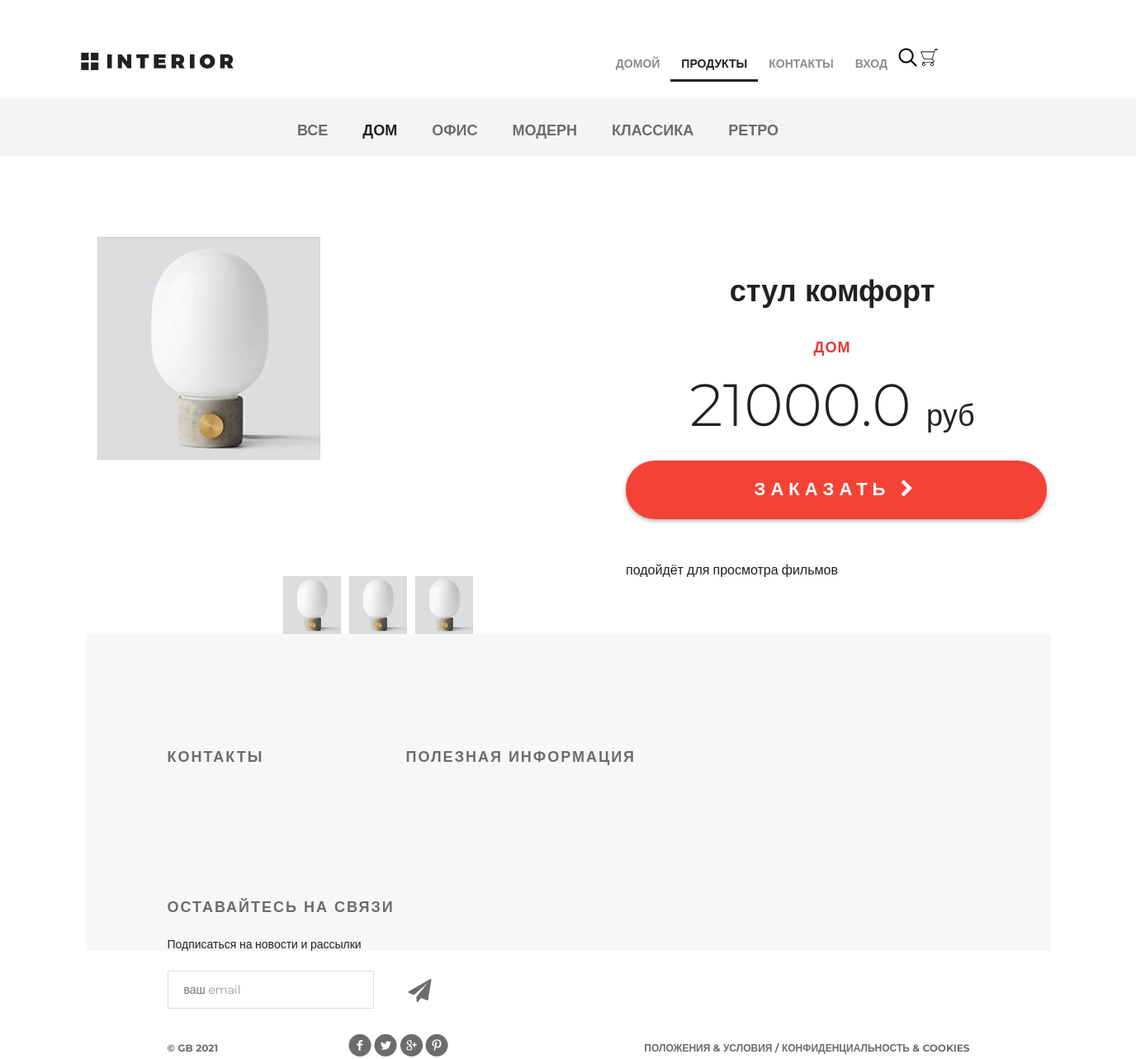
Page /products/product/1/ on the committed database.
### mainapp/models.py (models this page shows, shortened)
class ProductCategory(models.Model):
    name = models.CharField(max_length=64, unique=True, verbose_name='имя')
    description = models.TextField(verbose_name='описание', blank=True)
    is_active = models.BooleanField(db_index=True, verbose_name='активность', default=True)

class Product(models.Model):
    category = models.ForeignKey(ProductCategory, on_delete=models.CASCADE)
    name = models.CharField(max_length=128, verbose_name='имя')
    image = models.ImageField(upload_to='products_images', blank=True)
    short_desc = models.CharField(max_length=64, verbose_name='краткое описание', blank=True)
    description = models.TextField(blank=True, verbose_name='описание')
    price = models.DecimalField(verbose_name='цена', max_digits=8, decimal_places=2, default=0)
    quantity = models.PositiveSmallIntegerField(verbose_name='количество на складе', default=0)
    is_active = models.BooleanField(db_index=True, verbose_name='активность', default=True)

### mainapp/views.py (the view)
# urls.py: path('product/<int:pk>/', mainapp.product, name='product'),
def product(request, pk):
    title = 'продукт'
    content = {
        'title': title,
        'links_menu': ProductCategory.objects.filter(is_active=True).select_related(),
        'product': get_object_or_404(Product, pk=pk),
    }
    return render(request, 'mainapp/product.html', content)

### mainapp/context_processors.py (called while the page is built)
def basket(request):
    basket_list = []
    if request.user.is_authenticated:
        basket_list = Basket.get_items(request.user)
    return {
        'basket': basket_list
    }

### mainapp/templates/mainapp/product.html (shortened to what this page needs)
{% extends 'mainapp/base.html' %}
{% load static %}
{% block menu %}
    <div class="hero-white">
        <div class="header clearfix">
            {% include 'mainapp/includes/inc_menu.html' %}
        </div>
    </div>
    <div class="links clearfix">
        {% include 'mainapp/includes/inc_categories_menu.html' %}
    </div>
{% endblock %}
{% block content %}
    <div class="details">
        <div class="details-products">
            <div class="details-slider">
                <div class="slider-product">
                    <img src="/media/{{ product.image }}" alt="{{ product.short_desc }}">
                </div>
                <div class="slider-control">
                    <div class="block">
                        <a href="#">
                            <img src="/media/{{ product.image }}" alt="вариант 1">
                        </a>
                    </div>
                    <div class="block">
                        <a href="#">
                            <img src="/media/{{ product.image }}" alt="вариант 2">
                        </a>
                    </div>
                    <div class="block">
                        <a href="#">
                            <img src="/media/{{ product.image }}" alt="вариант 3">
                        </a>
                    </div>
                </div>
            </div>
            <div class="description">
                <h3 class="big-bold">{{ product.name }}</h3>
                <br>
                <h3 class="red">{{ product.category.name }}</h3>
                <p class="price">{{ product.price|floatformat:1 }} <span>руб</span></p>
                <a href="{% url 'basket:add' product.pk %}" class="red-button">
                    заказать <i class="fa fa-chevron-right" aria-hidden="true"></i>
                </a>
                <div class="description-text">
                    <p>
                        {{ product.description }}
                    </p>
                </div>
            </div>
        </div>
    </div>
{% endblock %}

### mainapp/templates/mainapp/includes/inc_categories_menu.html
<ul class="links-menu">
    <li>
        <a href="{% url 'mainapp:category' 0 %}"
           {% if request.resolver_match.kwargs.pk == 0 %}class="active" {% endif %}>
            все
        </a>
    </li>
    {% for link in links_menu %}
        <li>
            <a href="{% url 'mainapp:category' link.pk %}"
               {% if request.resolver_match.kwargs.pk == link.pk %}class="active" {% endif %}>
                {{ link.name }}
            </a>
        </li>
    {% endfor %}
</ul>

### static/css/style.css (style rules this page uses)
* { margin: 0; padding: 0; }
body { font-family: 'Montserrat', sans-serif; }
html, body { height: 100%; }
.slider-control .block a img { width: 70px; }
.clearfix:after { content: ""; display: block; clear: both; }
.big-bold { color: #212121; font-size: 36px; font-weight: 700; text-align: left; margin-bottom: 24px; line-height: 36px; }
.red { text-transform: uppercase; color: #e53935; font-size: 18px; font-weight: 700; text-align: left; letter-spacing: 1px; line-height: 17px; margin-bottom: 22px; }
.hero-white { background-color: #fff; height: 119px; padding-left: 98px; padding-right: 211px; position: relative; }
.links { height: 70px; background-color: #f4f4f4; position: relative; padding-left: 360px; }
.links-menu { margin: 27px auto 0px; position: absolute; }
.links-menu li { float: left; list-style-type: none; padding-right: 42px; }
.links-menu li a { text-decoration: none; color: #6c6c6c; font-size: 18px; font-weight: 700; text-transform: uppercase; }
.links-menu .active { color: #212121; font-size: 18px; font-weight: 700; }
.details-products { padding-left: 98px; padding-right: 98px; margin-top: 98px; height: 551px; }
.details-slider { width: 570px; float: left; margin-right: 30px; }
.slider-product { width: 570px; height: 400px; }
.slider-control { width: 420px; height: 70px; margin: 11px auto 0px; padding-left: 150px }
.slider-control .block { height: 70px; width: 70px; position: relative; float: left; margin-right: 10px; }
.description { width: 535px; float: right; padding-left: 35px }
.description .big-bold { color: #212121; font-size: 36px; font-weight: 700; text-align: center; margin-top: 47px; margin-bottom: 0px; }
.description .red { text-transform: uppercase; color: #e53935; font-size: 18px; font-weight: 700; text-align: center; letter-spacing: 1px; line-height: 17px; margin-top: 23px; margin-bottom: 36px; }
.description .price { color: #212121; font-size: 72px; font-weight: 300; line-height: 48px; text-align: center; }
.description .price span { color: #212121; font-size: 36px; font-weight: 300; line-height: 48px; text-align: center; }
.red-button { display: block; height: 71px; width: 510px; border-radius: 35px; background-color: #f44336; text-align: center; text-transform: uppercase; text-decoration: none; color: #ffffff; font-size: 22px; font-weight: 700; line-height: 24px; box-shadow: 0px 2px 4.85px 0.15px rgba(33, 33, 33, 0.35); line-height: 70px; letter-spacing: 6px; margin-top: 31px; }
.description-text { margin-top: 50px; color: #212121; font-size: 16px; font-weight: 300; line-height: 24px; text-align: left; }
.description-text p { margin-bottom: 0.5em; }

### rows in the picture
ProductCategory: name "ДОМ"
ProductCategory: name "ОФИС"
ProductCategory: name "МОДЕРН"
ProductCategory: name "КЛАССИКА"
ProductCategory: name "РЕТРО"
Product: image (picture), name "стул комфорт", category.name "ДОМ", price "21000.0", description "подойдёт для просмотра фильмов"
